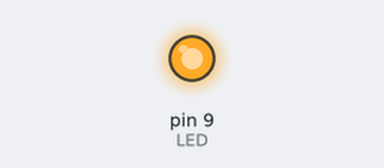
A sketch run on a simulated Arduino Uno, built with avr-gcc and run on an emulated ATmega328P. On the bench: output pins drawn as LEDs (lit = HIGH).

Above: at 0.1 s.
Timing chart, 0 to 1.6 s (numbered marks = the images above):
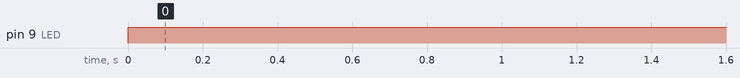

The sketch:

Watchdog.ino
```cpp
/*
 *  A simple program to test the watchdog timer
 *  If we define TEST, we will see the watchdog timer reset the program
 *  every 2 seconds (LED turns off quickly for a brief moment)
 */

#include <avr/wdt.h>

#define  LED    9
// #define  TEST    // Uncomment to see watchdog timer reset program

void setup()
{
  pinMode(LED, OUTPUT);
  wdt_enable(WDTO_2S);    // Check every 2 seconds
}

void loop()
{
#ifndef TEST
  wdt_reset();
#endif

  digitalWrite(LED, HIGH);
}
```

Measured:
- by itself, pin 9 (LED): LOW → HIGH at 0.00 s
